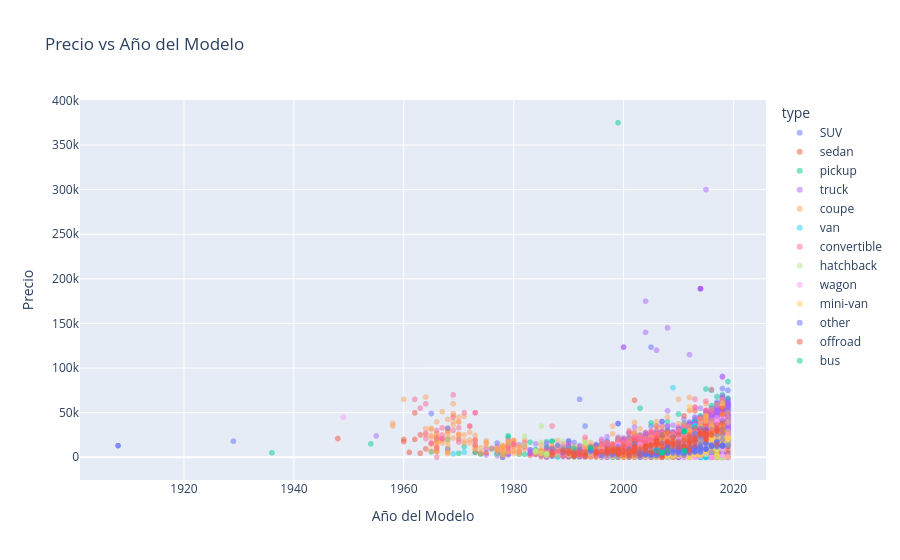

Here is the notebook cell this chart was saved with:
### Markdown cell above
## Año del modelo vs precio

### Code cell
# Asegurar que los datos sean numéricos y sin valores nulos
df_clean = df[['model_year', 'price', 'type']].dropna()
df_clean['model_year'] = df_clean['model_year'].astype(int)
df_clean['price'] = df_clean['price'].astype(float)

# Crear gráfica
px.scatter(df_clean, x='model_year', y='price', color='type',
           title='Precio vs Año del Modelo',
           labels={'model_year': 'Año del Modelo', 'price': 'Precio'},
           opacity=0.5)

### Figure 1 — Plotly figure (JSON) as saved in the notebook; plotly's stock layout.template omitted (floating-point values rounded to 4 significant figures; data arrays with more than 128 entries replaced by an {"elided": "..."} marker saying what was removed)
{"data": [{"hovertemplate": "type=SUV<br>Año del Modelo=%{x}<br>Precio=%{y}<extra></extra>", "legendgroup": "SUV", "marker": {"color": "#636efa", "opacity": 0.5, "symbol": "circle"}, "mode": "markers", "name": "SUV", "showlegend": true, "type": "scattergl", "x": {"elided": "11486 int values"}, "xaxis": "x", "y": {"elided": "11486 float values"}, "yaxis": "y"}, {"hovertemplate": "type=sedan<br>Año del Modelo=%{x}<br>Precio=%{y}<extra></extra>", "legendgroup": "sedan", "marker": {"color": "#EF553B", "opacity": 0.5, "symbol": "circle"}, "mode": "markers", "name": "sedan", "showlegend": true, "type": "scattergl", "x": {"elided": "11306 int values"}, "xaxis": "x", "y": {"elided": "11306 float values"}, "yaxis": "y"}, {"hovertemplate": "type=pickup<br>Año del Modelo=%{x}<br>Precio=%{y}<extra></extra>", "legendgroup": "pickup", "marker": {"color": "#00cc96", "opacity": 0.5, "symbol": "circle"}, "mode": "markers", "name": "pickup", "showlegend": true, "type": "scattergl", "x": {"elided": "6484 int values"}, "xaxis": "x", "y": {"elided": "6484 float values"}, "yaxis": "y"}, {"hovertemplate": "type=truck<br>Año del Modelo=%{x}<br>Precio=%{y}<extra></extra>", "legendgroup": "truck", "marker": {"color": "#ab63fa", "opacity": 0.5, "symbol": "circle"}, "mode": "markers", "name": "truck", "showlegend": true, "type": "scattergl", "x": {"elided": "11517 int values"}, "xaxis": "x", "y": {"elided": "11517 float values"}, "yaxis": "y"}, {"hovertemplate": "type=coupe<br>Año del Modelo=%{x}<br>Precio=%{y}<extra></extra>", "legendgroup": "coupe", "marker": {"color": "#FFA15A", "opacity": 0.5, "symbol": "circle"}, "mode": "markers", "name": "coupe", "showlegend": true, "type": "scattergl", "x": {"elided": "2158 int values"}, "xaxis": "x", "y": {"elided": "2158 float values"}, "yaxis": "y"}, {"hovertemplate": "type=van<br>Año del Modelo=%{x}<br>Precio=%{y}<extra></extra>", "legendgroup": "van", "marker": {"color": "#19d3f3", "opacity": 0.5, "symbol": "circle"}, "mode": "markers", "name": "van", "showlegend": true, "type": "scattergl", "x": {"elided": "594 int values"}, "xaxis": "x", "y": {"elided": "594 float values"}, "yaxis": "y"}, {"hovertemplate": "type=convertible<br>Año del Modelo=%{x}<br>Precio=%{y}<extra></extra>", "legendgroup": "convertible", "marker": {"color": "#FF6692", "opacity": 0.5, "symbol": "circle"}, "mode": "markers", "name": "convertible", "showlegend": true, "type": "scattergl", "x": {"elided": "419 int values"}, "xaxis": "x", "y": {"elided": "419 float values"}, "yaxis": "y"}, {"hovertemplate": "type=hatchback<br>Año del Modelo=%{x}<br>Precio=%{y}<extra></extra>", "legendgroup": "hatchback", "marker": {"color": "#B6E880", "opacity": 0.5, "symbol": "circle"}, "mode": "markers", "name": "hatchback", "showlegend": true, "type": "scattergl", "x": {"elided": "974 int values"}, "xaxis": "x", "y": {"elided": "974 float values"}, "yaxis": "y"}, {"hovertemplate": "type=wagon<br>Año del Modelo=%{x}<br>Precio=%{y}<extra></extra>", "legendgroup": "wagon", "marker": {"color": "#FF97FF", "opacity": 0.5, "symbol": "circle"}, "mode": "markers", "name": "wagon", "showlegend": true, "type": "scattergl", "x": {"elided": "1431 int values"}, "xaxis": "x", "y": {"elided": "1431 float values"}, "yaxis": "y"}, {"hovertemplate": "type=mini-van<br>Año del Modelo=%{x}<br>Precio=%{y}<extra></extra>", "legendgroup": "mini-van", "marker": {"color": "#FECB52", "opacity": 0.5, "symbol": "circle"}, "mode": "markers", "name": "mini-van", "showlegend": true, "type": "scattergl", "x": {"elided": "1075 int values"}, "xaxis": "x", "y": {"elided": "1075 float values"}, "yaxis": "y"}, {"hovertemplate": "type=other<br>Año del Modelo=%{x}<br>Precio=%{y}<extra></extra>", "legendgroup": "other", "marker": {"color": "#636efa", "opacity": 0.5, "symbol": "circle"}, "mode": "markers", "name": "other", "showlegend": true, "type": "scattergl", "x": {"elided": "234 int values"}, "xaxis": "x", "y": {"elided": "234 float values"}, "yaxis": "y"}, {"hovertemplate": "type=offroad<br>Año del Modelo=%{x}<br>Precio=%{y}<extra></extra>", "legendgroup": "offroad", "marker": {"color": "#EF553B", "opacity": 0.5, "symbol": "circle"}, "mode": "markers", "name": "offroad", "showlegend": true, "type": "scattergl", "x": {"elided": "204 int values"}, "xaxis": "x", "y": {"elided": "204 float values"}, "yaxis": "y"}, {"hovertemplate": "type=bus<br>Año del Modelo=%{x}<br>Precio=%{y}<extra></extra>", "legendgroup": "bus", "marker": {"color": "#00cc96", "opacity": 0.5, "symbol": "circle"}, "mode": "markers", "name": "bus", "showlegend": true, "type": "scattergl", "x": [1994, 2011, 1994, 2007, 2011, 2011, 2007, 2011, 2011, 2011, 2007, 2011, 2007, 2011, 2011, 2006, 2008, 2007, 1991, 2011, 2011, 2011, 2011, 2011], "xaxis": "x", "y": [10500.0, 28990.0, 10500.0, 4995.0, 28990.0, 28990.0, 4995.0, 28990.0, 28990.0, 28990.0, 4995.0, 28990.0, 4995.0, 28990.0, 6997.0, 7900.0, 7500.0, 4995.0, 10000.0, 6997.0, 6997.0, 28990.0, 28990.0, 28990.0], "yaxis": "y"}], "layout": {"legend": {"title": {"text": "type"}, "tracegroupgap": 0}, "title": {"text": "Precio vs Año del Modelo"}, "xaxis": {"anchor": "y", "domain": [0, 1], "title": {"text": "Año del Modelo"}}, "yaxis": {"anchor": "x", "domain": [0, 1], "title": {"text": "Precio"}}}}
